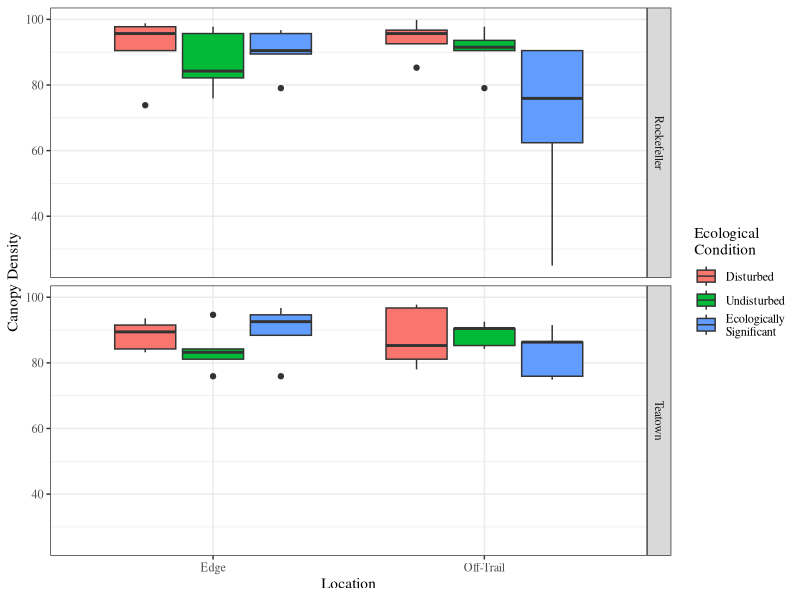
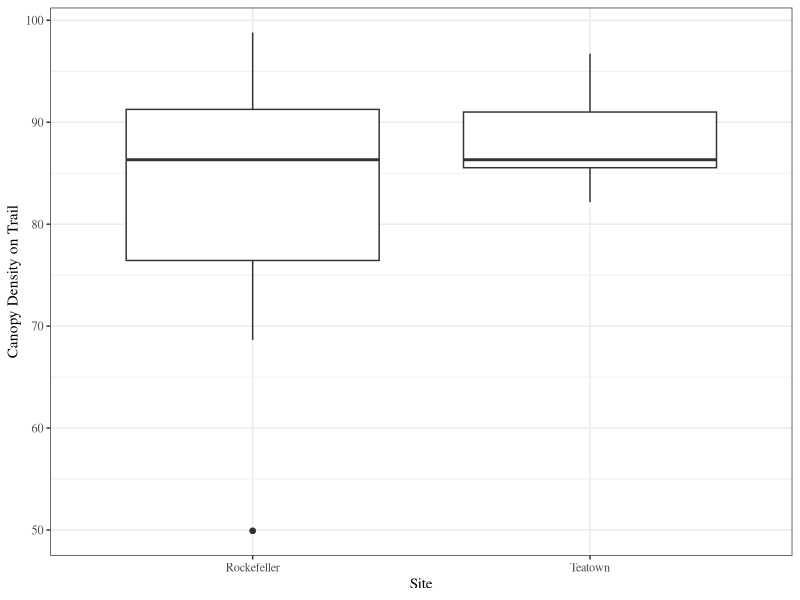
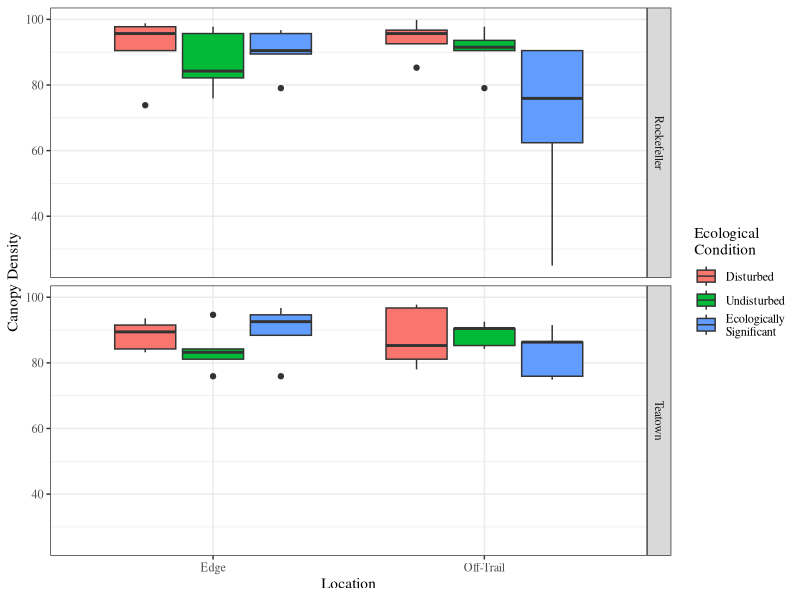
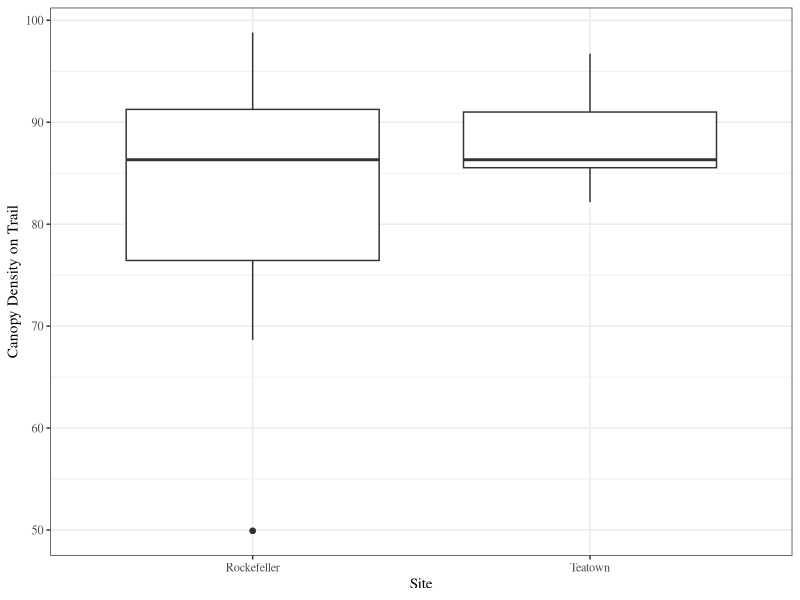

Here is the R script that generated these plots, in order: (Note: this script raises an error after producing the figures.)
## ---- chunk 1
library(readxl)
library(tidyverse)
library(knitr)
library(ggplot2)
library(cowplot)
## ---- chunk 2
papp_ground <- read_xlsx(path = "../data/PappFieldData.xlsx", sheet = 2)
papp_species <- read.csv("../data/Species_List.csv")
papp_ground <- left_join(papp_ground, papp_species, by = "Species")

# Change order of ecological conditions
papp_ground$EcoCondition <- factor(papp_ground$EcoCondition, 
                                   levels = c("Disturbed", "Undisturbed", "Ecologically Significant"))

## ---- chunk 3
canopy_dens <- 
  papp_ground %>%
  group_by(Site, Plot_Num, Location, EcoCondition) %>%
  summarise(Canopy_Density = unique(Canopy_Density),
            Canopy_Density_Adj_Trail = unique(Canopy_Density_Adjacent_Trail))
## ---- chunk 4
ggplot(data = canopy_dens, aes(x = Location, y = Canopy_Density, fill = EcoCondition)) +
  geom_boxplot() +
  facet_grid(Site~.) +
  ylab("Canopy Density") + 
  scale_fill_discrete(name = "Ecological\nCondition",
                      breaks = c("Disturbed", "Undisturbed", "Ecologically Significant"),
                      labels = c("Disturbed", "Undisturbed", "Ecologically\nSignificant")) +
  theme_bw(base_family = "Times")
ggsave("../manuscript/figures/Figure-3-CanDens-Loc-Site.png", device = "png", width = 6.5, height = 4, units = "in")

## ---- chunk 5
ggplot(data = canopy_dens, aes(x = Site, y = Canopy_Density_Adj_Trail)) +
  geom_boxplot() +
  ylab("Canopy Density on Trail") + 
  theme_bw(base_family = "Times")
ggsave("../manuscript/figures/Figure-4-CanDens-Adj.png", device = "png", width = 6.5, height = 4, units = "in")
## ---- chunk 6
canopy_dens_lm_all <- lm(data = canopy_dens, Canopy_Density ~ Site * Location * EcoCondition )
kable(anova(canopy_dens_lm_all), digits = 3, format = "pandoc", caption = "ANOVA table of Canopy Density")
## ---- chunk 7
with(canopy_dens, kable(t.test(Canopy_Density_Adj_Trail ~ Site)))
## ---- chunk 8
papp_trees <- read_xlsx(path = "../data/PappFieldData.xlsx", sheet = 1)
# Filter out the dead trees
papp_trees <- papp_trees %>% 
  filter(!grepl(pattern = "dead", papp_trees$Species))
# Add invasive/native status
papp_trees <- left_join(papp_trees, papp_species, by = "Species")

# Change order of ecological conditions
papp_trees$EcoCondition <- factor(papp_trees$EcoCondition, 
                                   levels = c("Disturbed", "Undisturbed", "Ecologically Significant"))
## ---- chunk 9
ggplot(data = papp_trees, aes(x = Location, y = DBH, fill = EcoCondition)) +
  geom_boxplot() +
  facet_grid(Site~.) +
  ylab("Diameter at Breast Height (DBH)") + 
  scale_fill_discrete(name = "Ecological\nCondition",
                      breaks = c("Disturbed", "Undisturbed", "Ecologically Significant"),
                      labels = c("Disturbed", "Undisturbed", "Ecologically\nSignificant")) +
  theme_bw(base_family = "Times")
ggsave("../manuscript/figures/Figure-4-DBH-Loc-Site.png", device = "png", width = 6.5, height = 4, units = "in")
## ---- chunk 10
DBH_lm_all <- lm(data = papp_trees, DBH ~ Site * Location * EcoCondition )
kable(anova(DBH_lm_all), digits = 3, format = "pandoc", caption = "ANOVA table of DBH")
## ---- chunk 11
library(vegan)
## ---- chunk 12
ground_veg <- papp_ground[ !(papp_ground$Species %in% c("Bare ground")), ]
## ---- chunk 13
nat_inv_plants_tally <- 
  ground_veg %>%
  group_by(Site, Plot_Num, Location, EcoCondition, Inv_Nat) %>%
  tally()

# change flags for native and invasive
nat_inv_plants_tally$Inv_Nat <- 
  ifelse(nat_inv_plants_tally$Inv_Nat == "n", yes = "Native", no = "Invasive")
nat_inv_plants_tally$Inv_Nat <- factor(nat_inv_plants_tally$Inv_Nat,
                                       levels = c("Native", "Invasive"))

#Separate the Native Data
native_plants_tally <- nat_inv_plants_tally %>%
  filter(Inv_Nat == "Native")
## ---- chunk 14
ggplot(data = nat_inv_plants_tally, aes(x = Location, y = n, fill = EcoCondition)) +
  geom_boxplot() +
  facet_grid(Site~Inv_Nat) +
  ylab("Plant Species Richness") + 
  scale_fill_discrete(name = "Ecological\nCondition",
                      breaks = c("Disturbed", "Undisturbed", "Ecologically Significant"),
                      labels = c("Disturbed", "Undisturbed", "Ecologically\nSignificant")) +
  theme_bw(base_family = "Times")
ggsave("../manuscript/figures/Figure-6-PlantRichness-Loc-Site.png", device = "png", width = 6.5, height = 4, units = "in")
## ---- chunk 15
nat_inv_plant_tally_lm_all <- lm(data = nat_inv_plants_tally, n ~ Site * Location * EcoCondition * Inv_Nat )
kable(anova(nat_inv_plant_tally_lm_all), digits = 3, format = "pandoc", caption = "ANOVA table of Plant Species Richness")
## ---- chunk 16
ground_veg2 <- ground_veg[, !(colnames(ground_veg) %in% c("Braun_Blaunquet"))]

# Calculate relative percent cover first
ground_veg2 <-
  ground_veg2 %>% 
  group_by(Plot_Num) %>%
  mutate(Plot_Tot_Cover = sum(Percent_Cover))
ground_veg2$Relative_Percent_Cover <-
  ground_veg2$Percent_Cover / ground_veg2$Plot_Tot_Cover

# Group the Data 
papp_ground_cover <- ground_veg2 %>%
  group_by(Site, Location, EcoCondition, Plot_Num)

# change flags for native and invasive
papp_ground_cover$Inv_Nat <- 
  ifelse(papp_ground_cover$Inv_Nat == "n", yes = "Native", no = "Invasive")
papp_ground_cover$Inv_Nat <- factor(papp_ground_cover$Inv_Nat,
                                       levels = c("Native", "Invasive"))

# Summarize the data by plots
papp_ground_cover_summary <- 
  papp_ground_cover %>%
  group_by(Site, Location, EcoCondition, Plot_Num, Inv_Nat) %>%
  summarise(Tot_Perc_Cover = sum(Percent_Cover),
            Tot_Rel_Perc_Cover = sum(Relative_Percent_Cover))

## ---- chunk 17
ggplot(data = papp_ground_cover_summary, aes(x = Location, y = Tot_Rel_Perc_Cover, fill = EcoCondition)) +
  geom_boxplot() +
  facet_grid(Site~Inv_Nat) +
  ylab("Total Relative Percent Cover") + 
  scale_fill_discrete(name = "Ecological\nCondition",
                      breaks = c("Disturbed", "Undisturbed", "Ecologically Significant"),
                      labels = c("Disturbed", "Undisturbed", "Ecologically\nSignificant")) +
  theme_bw(base_family = "Times")
ggsave("../manuscript/figures/Figure-7-RelCov-Loc-Site.png", device = "png", width = 6.5, height = 4, units = "in")
## ---- chunk 18
inv_nat_tot_rel_cover_lm_all <- lm(data = papp_ground_cover_summary, Tot_Rel_Perc_Cover ~ Site * Location * EcoCondition * Inv_Nat )
kable(anova(inv_nat_tot_rel_cover_lm_all), digits = 3, format = "pandoc", caption = "ANOVA table of Total Relative Percent Cover")
## ---- chunk 19
ggplot(data = papp_ground_cover_summary, aes(x = Location, y = Tot_Perc_Cover, fill = EcoCondition)) +
  geom_boxplot() +
  facet_grid(Site~Inv_Nat) +
  ylab("Total Percent Cover") + 
  scale_fill_discrete(name = "Ecological\nCondition",
                      breaks = c("Disturbed", "Undisturbed", "Ecologically Significant"),
                      labels = c("Disturbed", "Undisturbed", "Ecologically\nSignificant")) +
  theme_bw(base_family = "Times")
ggsave("../manuscript/figures/Figure-8-Cov-Loc-Site.png", device = "png", width = 6.5, height = 4, units = "in")
## ---- chunk 20
inv_nat_tot_cover_lm_all <- lm(data = papp_ground_cover_summary, Tot_Perc_Cover ~ Site * Location * EcoCondition * Inv_Nat )
kable(anova(inv_nat_tot_cover_lm_all), digits = 3, format = "pandoc", caption = "ANOVA table of Total Percent Cover")
## ---- chunk 21
ground_spread <- ground_veg2 %>%
  select(Species, Relative_Percent_Cover, Plot_Num) %>%
  spread(Species, Relative_Percent_Cover, convert = TRUE)
## ---- chunk 22
ground_BCI <- ground_spread
ground_BCI[is.na(ground_BCI <- ground_BCI)] <- 0 
ground_BCI <- data.frame(ground_BCI, row.names = 1)
## ---- chunk 23
shannon_ground <- diversity(ground_BCI)
plants_tally$shannon_ground <- shannon_ground
## ---- chunk 24
ggplot(data = plants_tally, aes(x = Location, y = shannon_ground, fill = EcoCondition)) +
  geom_boxplot()   +
  facet_grid(Site~.) +
  ylab("Shannon Index") + 
  scale_fill_discrete(name = "Ecological\nCondition",
                      breaks = c("Disturbed", "Undisturbed", "Ecologically Significant"),
                      labels = c("Disturbed", "Undisturbed", "Ecologically\nSignificant")) +
  theme_bw(base_family = "Times")
ggsave("../manuscript/figures/Figure-9-Shan-Loc-Site.png", device = "png", width = 6.5, height = 4, units = "in")
## ---- chunk 25
papp_ground_sh_all <- lm(data = plants_tally, shannon_ground ~ Site * Location * EcoCondition )
kable(anova(papp_ground_sh_all), digits = 3, format = "pandoc", caption = "ANOVA table of Shannon Index of Plants")
## ---- chunk 26
native_ground_spread <- ground_veg2 %>%
  filter(Inv_Nat == "n") %>%
  select(Species, Relative_Percent_Cover, Plot_Num) %>%
  spread(Species, Relative_Percent_Cover, convert = TRUE)
## ---- chunk 27
native_ground_BCI <- native_ground_spread
native_ground_BCI[is.na(native_ground_BCI <- native_ground_BCI)] <- 0 
native_ground_BCI <- data.frame(native_ground_BCI, row.names = 1)
## ---- chunk 28
native_shannon_ground <- diversity(native_ground_BCI)
plants_tally$native_shannon_ground <- native_shannon_ground
## ---- chunk 29
ggplot(data = plants_tally, aes(x = Location, y = native_shannon_ground, fill = EcoCondition)) +
  geom_boxplot()   +
  facet_grid(Site~.) +
  ylab("Shannon Index") + 
  scale_fill_discrete(name = "Ecological\nCondition",
                      breaks = c("Disturbed", "Undisturbed", "Ecologically Significant"),
                      labels = c("Disturbed", "Undisturbed", "Ecologically\nSignificant")) +
  theme_bw(base_family = "Times")
ggsave("../manuscript/figures/Figure-10-Nat-Shan-Loc-Site.png", device = "png", width = 6.5, height = 4, units = "in")
## ---- chunk 30
papp_ground_sh_all <- lm(data = plants_tally, native_shannon_ground ~ Site * Location * EcoCondition )
kable(anova(papp_ground_sh_all), digits = 3, format = "pandoc", caption = "ANOVA table of Shannon Index of Plants")
## ---- chunk 31
beta_bray <- vegdist(trees_BCI, method = "bray")

# Reshape the beta diversity matrix from wide to long format
beta_bray_mat <- as.matrix(beta_bray)
beta_bray_mat[!lower.tri(beta_bray_mat)] <- NA
beta_bray_df <- as.data.frame(beta_bray_mat)
beta_bray_df$plot1 <- row.names(beta_bray_df)
beta_bray_df_long <- gather(beta_bray_df, "plot2", "beta_bray", 1:60)
beta_bray_df_long <- filter(beta_bray_df_long, !is.na(beta_bray))

# Merge beta_bray_df_long with data.frame columns for plot characteristics
beta_bray_df_long <- inner_join(beta_bray_df_long, select(canopy_dens, Site:EcoCondition), by = c("plot1" = "Plot_Num"))
beta_bray_df_long <- inner_join(beta_bray_df_long, select(canopy_dens, Site:EcoCondition), by = c("plot2" = "Plot_Num"))

## ---- chunk 32
ggplot(data = filter(beta_bray_df_long, Site.x == Site.y), aes(x = Site.x, y = beta_bray)) +
  geom_boxplot() +
  ylab("Bray-Curtis Value") + 
  xlab("Site") +
  theme_bw(base_family = "Times")
ggsave("../manuscript/figures/Figure-11-Bray-Tree-Site.png", device = "png", width = 6.5, height = 4, units = "in")
## ---- chunk 33
beta_bray_temp <- filter(beta_bray_df_long, Site.x == Site.y)
t.test(data = beta_bray_temp, beta_bray~Site.x)
## ---- chunk 34
beta_bray_temp <- filter(beta_bray_df_long, Site.x == Site.y, Location.x == Location.y)
ggplot(data = beta_bray_temp, aes(x = Site.x, y = beta_bray, fill = Location.x)) +
  geom_boxplot() +
  ylab("Bray-Curtis Value") + 
  xlab("Site") +
  theme_bw(base_family = "Times")
ggsave("../manuscript/figures/Figure-12-Bray-Tree-Loc.png", device = "png", width = 6.5, height = 4, units = "in")
## ---- chunk 35
kable(anova(lm(data = beta_bray_temp, beta_bray ~ Site.x * Location.x)), digits = 3, format = "pandoc", caption = "ANOVA table")
## ---- chunk 36
beta_bray_temp <- filter(beta_bray_df_long, Site.x == Site.y, Location.x != Location.y)
ggplot(data = beta_bray_temp, aes(x = Site.x, y = beta_bray)) +
  geom_boxplot() +
  ylab("Bray-Curtis Value") + 
  xlab("Site") +
  theme_bw(base_family = "Times")
ggsave("../manuscript/figures/Figure-13-Bray-Tree-Turn-Loc.png", device = "png", width = 6.5, height = 4, units = "in")

t.test(data = beta_bray_temp, beta_bray~Site.x)

## ---- chunk 37
ground_beta_bray <- vegdist(ground_BCI, method = "bray")

# Reshape the beta diversity matrix from wide to long format
ground_beta_bray_mat <- as.matrix(ground_beta_bray)
ground_beta_bray_mat[!lower.tri(ground_beta_bray_mat)] <- NA
ground_beta_bray_df <- as.data.frame(ground_beta_bray_mat)
ground_beta_bray_df$plot1 <- row.names(ground_beta_bray_df)
ground_beta_bray_df_long <- gather(ground_beta_bray_df, "plot2", "ground_beta_bray", 1:60)
ground_beta_bray_df_long <- filter(ground_beta_bray_df_long, !is.na(ground_beta_bray))

# Merge ground_beta_bray_df_long with data.frame columns for plot characteristics
ground_beta_bray_df_long <- inner_join(ground_beta_bray_df_long, select(canopy_dens, Site:EcoCondition), by = c("plot1" = "Plot_Num"))
ground_beta_bray_df_long <- inner_join(ground_beta_bray_df_long, select(canopy_dens, Site:EcoCondition), by = c("plot2" = "Plot_Num"))

## ---- chunk 38
ggplot(data = filter(ground_beta_bray_df_long, Site.x == Site.y), aes(x = Site.x, y = ground_beta_bray)) +
  geom_boxplot() +
  ylab("Bray-Curtis Value") + 
  xlab("Site") +
  theme_bw(base_family = "Times")
ggsave("../manuscript/figures/Figure-15-Bray-Veg.png", device = "png", width = 6.5, height = 4, units = "in")
## ---- chunk 39
ground_beta_bray_temp <- filter(ground_beta_bray_df_long, Site.x == Site.y)
t.test(data = ground_beta_bray_temp, ground_beta_bray~Site.x)
## ---- chunk 40
ground_beta_bray_temp <- filter(ground_beta_bray_df_long, Site.x == Site.y, Location.x == Location.y)
ggplot(data = ground_beta_bray_temp, aes(x = Site.x, y = ground_beta_bray, fill = Location.x)) +
  geom_boxplot() +
  ylab("Bray-Curtis Value") + 
  xlab("Site") +
  theme_bw(base_family = "Times")
ggsave("../manuscript/figures/Figure-16-Bray-Veg-Loc.png", device = "png", width = 6.5, height = 4, units = "in")
## ---- chunk 41
kable(anova(lm(data = ground_beta_bray_temp, ground_beta_bray ~ Site.x * Location.x)), digits = 3, format = "pandoc", caption = "ANOVA table of Bray-Curtis of Total Ground Vegetation")
## ---- chunk 42
ground_beta_bray_temp <- filter(ground_beta_bray_df_long, Site.x == Site.y, Location.x != Location.y)
ggplot(data = ground_beta_bray_temp, aes(x = Site.x, y = ground_beta_bray)) +
  geom_boxplot() +
  ylab("Bray-Curtis Value") + 
  xlab("Site") +
  theme_bw(base_family = "Times")
ggsave("../manuscript/figures/Figure-17-Bray-Veg-Turn-Loc.png", device = "png", width = 6.5, height = 4, units = "in")

t.test(data = ground_beta_bray_temp, ground_beta_bray~Site.x)

## ---- chunk 43
native_ground_beta_bray <- vegdist(native_ground_BCI, method = "bray")

# Reshape the beta diversity matrix from wide to long format
native_ground_beta_bray_mat <- as.matrix(native_ground_beta_bray)
native_ground_beta_bray_mat[!lower.tri(native_ground_beta_bray_mat)] <- NA
native_ground_beta_bray_df <- as.data.frame(native_ground_beta_bray_mat)
native_ground_beta_bray_df$plot1 <- row.names(native_ground_beta_bray_df)
native_ground_beta_bray_df_long <- gather(native_ground_beta_bray_df, "plot2", "native_ground_beta_bray", 1:60)
native_ground_beta_bray_df_long <- filter(native_ground_beta_bray_df_long, !is.na(native_ground_beta_bray))

# Merge native_ground_beta_bray_df_long with data.frame columns for plot characteristics
native_ground_beta_bray_df_long <- inner_join(native_ground_beta_bray_df_long, select(canopy_dens, Site:EcoCondition), by = c("plot1" = "Plot_Num"))
native_ground_beta_bray_df_long <- inner_join(native_ground_beta_bray_df_long, select(canopy_dens, Site:EcoCondition), by = c("plot2" = "Plot_Num"))

## ---- chunk 44
ggplot(data = filter(native_ground_beta_bray_df_long, Site.x == Site.y), aes(x = Site.x, y = native_ground_beta_bray)) +
  geom_boxplot() +
  ylab("Bray-Curtis Value") + 
  xlab("Site") +
  theme_bw(base_family = "Times")
ggsave("../manuscript/figures/Figure-19-Bray-Nat-Veg.png", device = "png", width = 6.5, height = 4, units = "in")
## ---- chunk 45
native_ground_beta_bray_temp <- filter(native_ground_beta_bray_df_long, Site.x == Site.y)
t.test(data = native_ground_beta_bray_temp, native_ground_beta_bray~Site.x)
## ---- chunk 46
native_ground_beta_bray_temp <- filter(native_ground_beta_bray_df_long, Site.x == Site.y, Location.x == Location.y)
ggplot(data = native_ground_beta_bray_temp, aes(x = Site.x, y = native_ground_beta_bray, fill = Location.x)) +
  geom_boxplot() +
  ylab("Bray-Curtis Value") + 
  xlab("Site") +
  theme_bw(base_family = "Times")
ggsave("../manuscript/figures/Figure-20-Bray-Nat-Veg-Loc.png", device = "png", width = 6.5, height = 4, units = "in")
## ---- chunk 47
kable(anova(lm(data = native_ground_beta_bray_temp, native_ground_beta_bray ~ Site.x * Location.x)), digits = 3, format = "pandoc", caption = "ANOVA table of Bray-Curtis for Native Ground Vegetation")
## ---- chunk 48
native_ground_beta_bray_temp <- filter(native_ground_beta_bray_df_long, Site.x == Site.y, Location.x != Location.y)
ggplot(data = native_ground_beta_bray_temp, aes(x = Site.x, y = native_ground_beta_bray)) +
  geom_boxplot() +
  ylab("Bray-Curtis Value") + 
  xlab("Site") +
  theme_bw(base_family = "Times")
ggsave("../manuscript/figures/Figure-21-Bray-Nat-Veg-Turn-Loc.png", device = "png", width = 6.5, height = 4, units = "in")


t.test(data = native_ground_beta_bray_temp, native_ground_beta_bray~Site.x)
